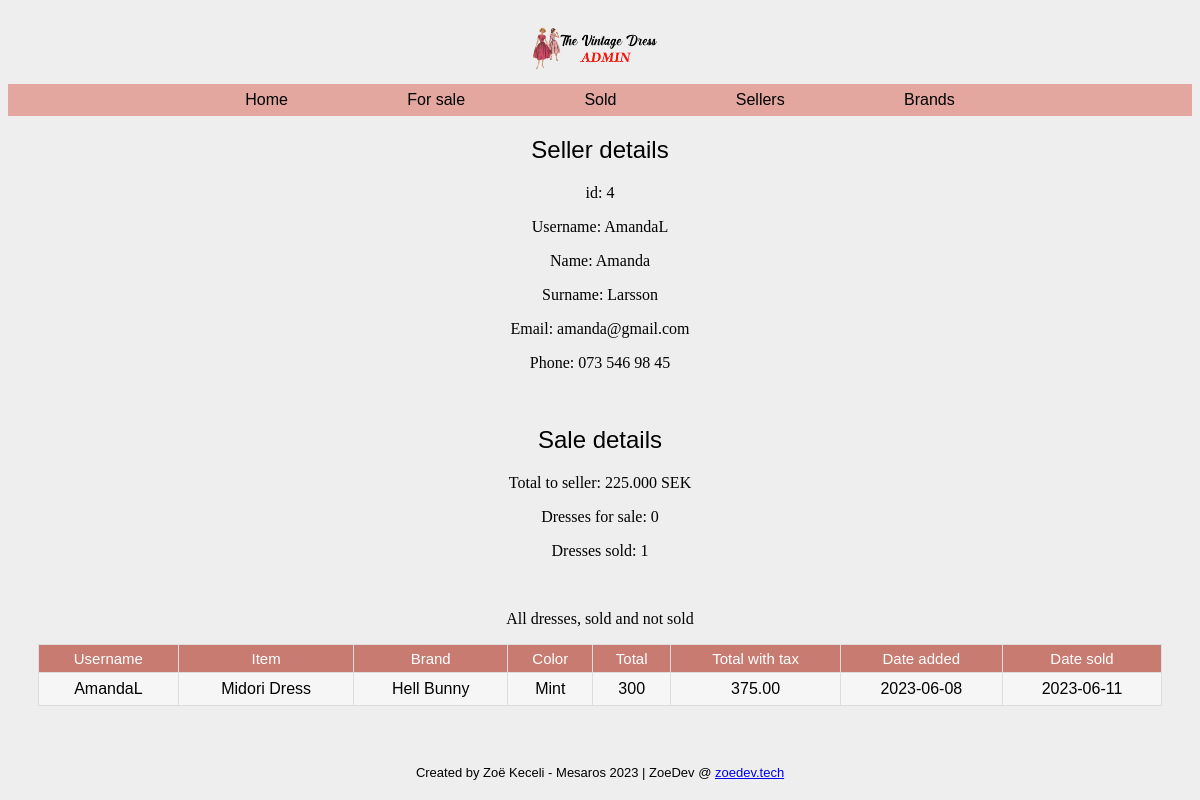
The app's page /seller-details.php?id=4 with its own data.
### tables this page shows
CREATE TABLE `sellers` (
  `id` int(11) NOT NULL,
  `username` varchar(32) NOT NULL,
  `first_name` varchar(32) NOT NULL,
  `last_name` varchar(32) NOT NULL,
  `email` varchar(32) NOT NULL,
  `phone` varchar(15) NOT NULL
);

### seller-details.php (called while the page is built)
<?php
require 'controller/seller-controller.php';
require 'classes/view/seller-view.php';
require 'classes/model/seller-model.php';
$pdo = require 'partials/connect.php';
$sellerModel = new SellerModel($pdo);
$sellerView = new SellerView();
$sellerController = new SellerController($sellerModel, $sellerView);
include 'partials/header.php';
include 'partials/nav.php';
$sellerController->details();
$sellerController->dressSoldFor();
$sellerController->dressForSale();
$sellerController->dressSold();
$sellerController->dressAll();
include 'partials/footer.php';

### classes/model/db.php (called while the page is built, shortened)
<?php
class DB
{
    public function __construct(PDO $pdo)
    {
        $this->pdo = $pdo;
    }
}

### classes/model/seller-model.php (called while the page is built, shortened)
<?php
require_once 'db.php';
class SellerModel extends DB
{
    protected $table = "sellers";
    public function getSeller(int $id)
    {
        $sql = "SELECT * FROM {$this->table} WHERE id= ?";
        $statement = $this->pdo->prepare($sql);
        $statement->execute([$id]);
        return $statement->fetchAll();
    }
    public function getSellerItemsSold(int $id)
    {
        $sql = "SELECT s.username, s.id, COUNT(s.id) AS 'Dresses sold' FROM {$this->table} AS s JOIN items AS i ON s.id = i.sellerID WHERE s.id LIKE ? AND i.date_sold IS NOT NULL GROUP BY s.id";
        $statement = $this->pdo->prepare($sql);
        $statement->execute([$id]);
        return $statement->fetchAll();
    }
    public function getSellerAllItems(int $id)
    {
        $sql = "SELECT items.title, items.color, items.price, items.date_added, items.date_sold, SUM(items.price * 1.25) AS TotalWithTax, sellers.username, sellers.first_name, sellers.last_name, brands.name FROM `items` JOIN `sellers` ON sellers.id = items.sellerID JOIN `brands` ON brands.id = items.brandID WHERE sellers.id = ? GROUP BY items.id";
        $statement = $this->pdo->prepare($sql);
        $statement->execute([$id]);
        return $statement->fetchAll();
    }
    public function getSellerSoldFor(int $id)
    {
        $sql = "SELECT s.username, s.id, SUM((i.price * 1.25)*(1 - 0.4)) AS toSeller FROM {$this->table} AS s JOIN items AS i ON s.id = i.sellerID WHERE s.id LIKE ? AND i.date_sold IS NOT NULL GROUP BY i.id";
        $statement = $this->pdo->prepare($sql);
        $statement->execute([$id]);
        return $statement->fetchAll();
    }
}

### classes/view/seller-view.php (the view, shortened to what this page needs)
<?php
class SellerView
{
    public function renderSellerDetail($seller)
    {
        echo "<h2>Seller details</h2>";
        echo "<p>id: {$seller[0]['id']}</p>";
        echo "<p>Username: {$seller[0]['username']}</p>";
        echo "<p>Name: {$seller[0]['first_name']}</p>";
        echo "<p>Surname: {$seller[0]['last_name']}</p>";
        echo "<p>Email: {$seller[0]['email']}</p>";
        echo "<p>Phone: {$seller[0]['phone']}</p>";
        echo "<br>";
    }
    public function renderTotalSoldFor($seller)
    {
        echo "<h2>Sale details</h2>";
        if ($seller) {
            echo "<p>Total to seller: {$seller[0]['toSeller']} SEK</p>";
        } else
            echo "<p>Total sold for: 0 SEK</p>";
    }
    public function renderSellerItemsForSale($seller)
    {
        if ($seller) {
            echo "<p>Dresses for sale: {$seller[0]['Dresses for sale']}</p>";
        } else
            echo "<p>Dresses for sale: 0</p>";
    }
    public function renderSellerItemsSold($seller)
    {
        if ($seller) {
            echo "<p>Dresses sold: {$seller[0]['Dresses sold']}</p>";
        } else
            echo "<p>Dresses sold: 0</p><br>";
    }
    public function renderSellerAllitems($seller)
    {
        echo "<br><p>All dresses, sold and not sold<p>";
        echo "<table class='center'>";
        echo "<th>Username</th>";
        echo "<th>Item</th>";
        echo "<th>Brand</th>";
        echo "<th>Color</th>";
        echo "<th>Total</th>";
        echo "<th>Total with tax</th>";
        echo "<th>Date added</th>";
        echo "<th>Date sold</th>";
        echo "<tr>";
        foreach ($seller as $key => $value) {
            echo "<td>{$seller[$key]['username']}</td>";
            echo "<td>{$seller[$key]['title']}</td>";
            echo "<td>{$seller[$key]['name']}</td>";
            echo "<td>{$seller[$key]['color']}</td>";
            echo "<td>{$seller[$key]['price']}</td>";
            echo "<td>{$seller[$key]['TotalWithTax']}</td>";
            echo "<td>{$seller[$key]['date_added']}</td>";
            echo "<td>{$seller[$key]['date_sold']}</td>";
            echo "</tr>";
        }
        echo "</table>";
    }
}

### style/style.css (style rules this page uses)
body { text-align: center; background: #eee url("https://i.imgur.com/eeQeRmk.png"); background-size: 1.2%; background-repeat: repeat; }
h2 { font-family: "Gill Sans", "Gill Sans MT", Calibri, "Trebuchet MS", sans-serif; font-weight: lighter; }
.brandsTable tr, td { text-align: center; }
.center { margin-left: auto; margin-right: auto; background-color: rgb(231, 231, 231); font-family: Arial, Helvetica, sans-serif; border-collapse: collapse; width: 95%; }
.center td, .center th { border: 1px solid #ddd; padding: 7px; }
.center tr:nth-child(even) { background-color: #f8f8f8e9; }
.center tr, td { text-align: center; }
.center th { padding-top: 5px; padding-bottom: 5px; text-align: center; font-size: 15px; font-weight: normal; font-family: Arial, Helvetica, sans-serif; background-color: #c77b71ff; color: rgb(255, 255, 255); }

### records on screen
sellers: id "4", username "AmandaL", first_name "Amanda", last_name "Larsson", email "amanda@gmail.com", phone "073 546 98 45", title "Midori Dress", name "Hell Bunny", color "Mint", price "300", TotalWithTax "375.00", date_added "2023-06-08", date_sold "2023-06-11"

### other values on screen
$seller[0]['toSeller'] "225.000"
$seller[0]['Dresses sold'] "1"
